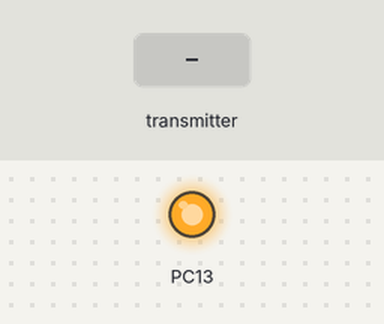
Simulated run of this sketch. Board: STM32 Blue Pill. On the bench: output pins drawn as LEDs (lit = HIGH). Inputs (shaded band) come from the test bench. No radio packets arrive unless stated; what the sketch prints to the serial monitor is not drawn.

Above: at 1.2 s.
1.3 s: the transmitter starts sending Ry = 1023
Timing chart, 0 to 4.3 s (numbered marks = the images above; inputs shaded):
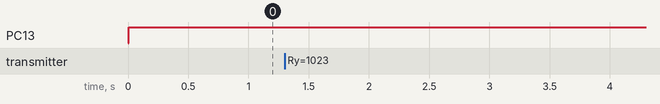

The sketch:

nrf24_Receiver_V1.0_STM32.ino
```cpp
#include <SPI.h>
#include <nRF24L01.h>
#include <RF24.h>
RF24 radio(PA4,PB0);   // nRF24L01 (CE, CSN)PB13,PB12 PB0, PA4
const byte address[6] = "00001";
unsigned long lastReceiveTime = 0;
unsigned long currentTime = 0;
// Max size of this struct is 32 bytes - NRF24L01 buffer limit
struct Data_Package {
  short Lx;
  short Ly;
  short Rx;
  short Ry;
  byte b0;//l1
  byte b1;
  byte b2;
  byte b3;
  byte b4;
  byte b5;
  byte b6;//start
  byte b7;//analog
  byte b8;//select
  byte bA1;//R0
};
Data_Package data; //Create a variable with the above structure
void setup() {

  SPI.begin();
  SPI.setDataMode(SPI_MODE0);
  SPI.setBitOrder(MSBFIRST);
  Serial.begin(115200);
  radio.begin();
  radio.openReadingPipe(0, address);
  radio.setAutoAck(false);
  radio.setDataRate(RF24_250KBPS);
  radio.setPALevel(RF24_PA_LOW);
  radio.startListening(); //  Set the module as receiver
  resetData();
  pinMode(PC13, OUTPUT);
  //pinMode(PB3, OUTPUT);
}
void loop() {
  // Check whether there is data to be received
  if (radio.available()) {
    radio.read(&data, sizeof(Data_Package)); // Read the whole data and store it into the 'data' structure
    lastReceiveTime = millis(); // At this moment we have received the data
  }
  // Check whether we keep receving data, or we have a connection between the two modules
  currentTime = millis();

  if ( currentTime - lastReceiveTime > 1000 ) { // If current time is more then 1 second since we have recived the last data, that means we have lost connection
    resetData(); // If connection is lost, reset the data. It prevents unwanted behavior, for example if a drone has a throttle up and we lose connection, it can keep flying unless we reset the values
  Serial.println("COnnection Lost");


  }
  // Print the data in the Serial Monitor
  Serial.print("Rx: ");
  Serial.print(data.Rx);
  Serial.print("; Ly: ");
  Serial.print(data.Ry);
  Serial.print("Lx: ");
  Serial.print(data.Lx);
  Serial.print("; Ly: ");
  Serial.print(data.Ly);
  Serial.print("; button3: ");
  Serial.print(data.b3);
    Serial.print("; button5: ");
  Serial.print(data.b5);
  Serial.print("; j2PotX: ");
  Serial.println(data.b2);
  if(data.b2==1){
    digitalWrite(PC13, LOW);
  }
  else{
    digitalWrite(PC13,HIGH);
  }
}


//Channel 1 => Roll     => data.Rx
//Channel 2 => pitch    => data.Ry
//Channel 3 => throttle => data.Ly
//Channel 4 => yaw      => data.Lx


void resetData() {
  // Reset the values when there is no radio connection - Set initial default values
  data.Lx = 1500; // Values from 0 to 255. When Joystick is in resting position, the value is in the middle, or 127. We actually map the pot value from 0 to 1023 to 0 to 255 because that's one BYTE value
  data.Ly = 1500;
  data.Rx = 1500;
  data.Ly = 1500;
  data.b0 = 0;
  data.b1 = 0;
  data.b2 = 0;
  data.b3 = 0;
  data.b4 = 0;
  data.b5 = 0;
  data.b6 = 0;
  data.b7 = 0;
  data.b8 = 0;
  data.bA1 = 0;
}
```
